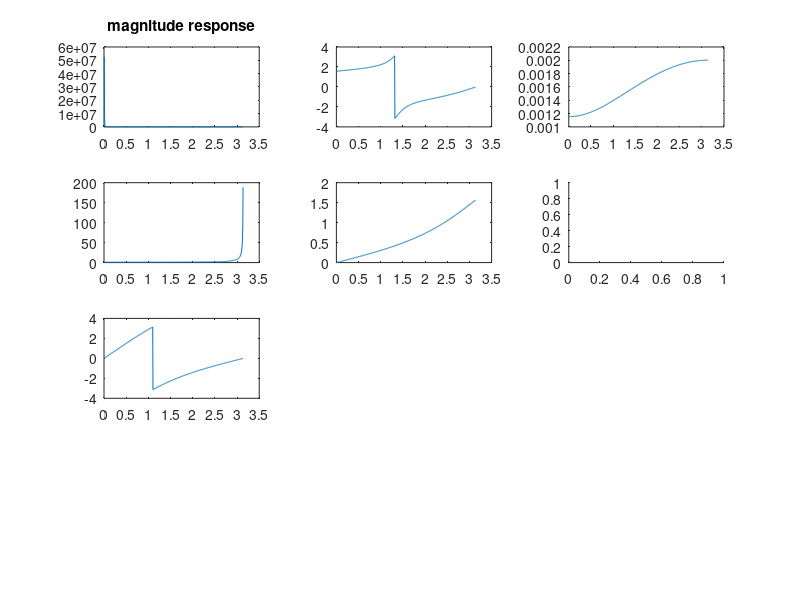

MATLAB code to generate this figure:
clc;
clear all;
close all;

%plot A

a = [1 0.13 0.52 0.3];
b = [0.16 -0.48 0.48 -0.16];

N= 512;

[h1,w] = freqz(a ,b , N);

subplot(4,3,1);
plot(w, abs(h1));
title('magnitude response')

subplot(4,3,2);
plot(w,angle(h1));

%plot b 

c = [1 -0.268];
d = [0.634 0634];

[h2, w] = freqz(c,d,N);
subplot(4,3,3);
plot(w,abs(h2));

subplot(4,3,4);
plot(w, angle(h2));

% plot c


e = [1 0.268];
f = [0.634 0.634];
subplot(4,3,4);
[h3, w] = freqz(e,f,N);
plot(w, abs(h3));
subplot(4,3,5);
plot(w, angle(h3));

% plot d 
g = [10 -5 1];
h = [1 -5 10];
subplot(4,3,6);
[h4, w] = freqz(g,h,N);
subplot(4,3,7)
plot(w, abs(h4));
plot(w, angle(h4));



